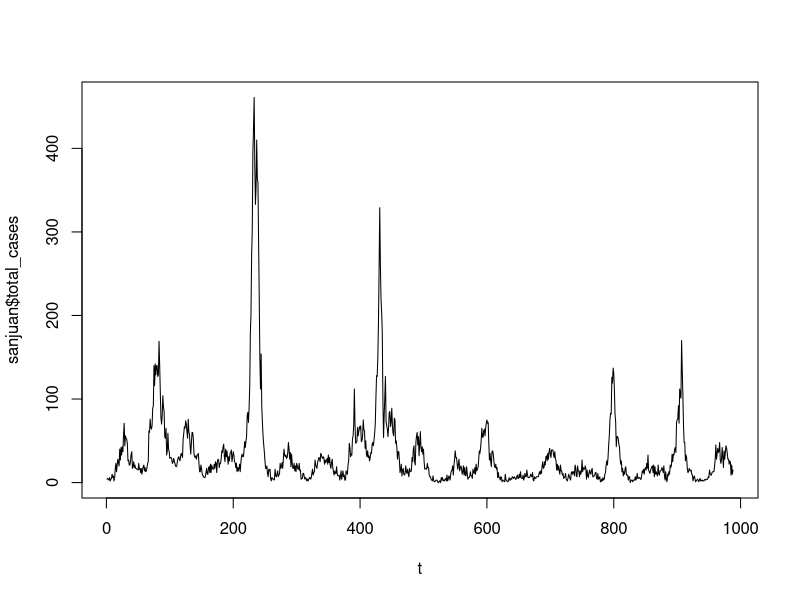
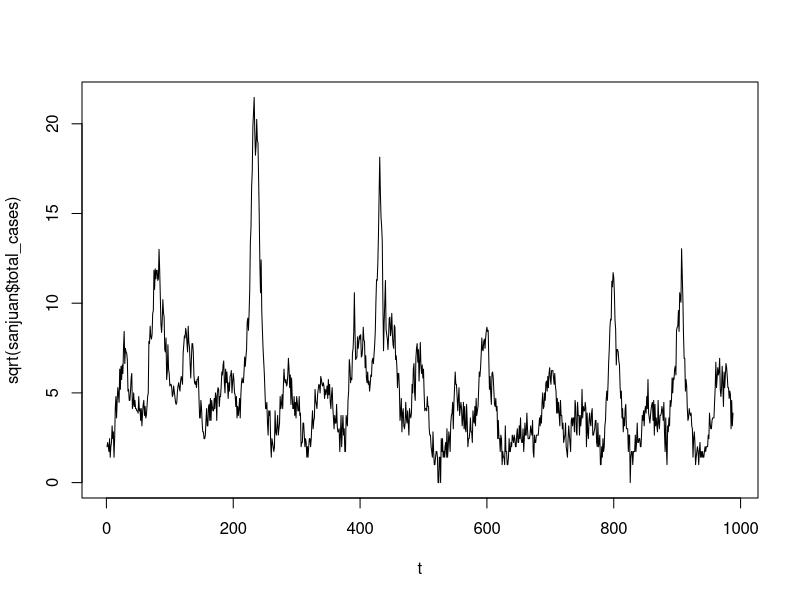
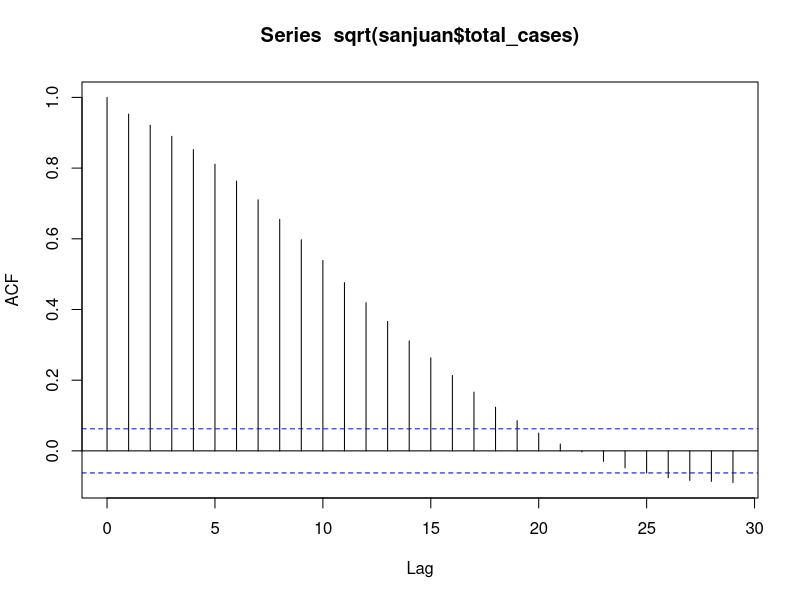
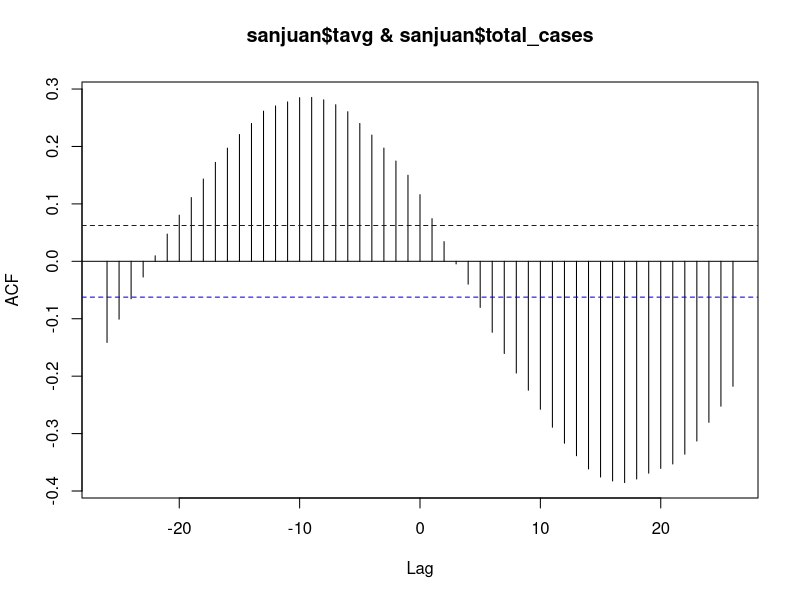

The R source for these figures, in order:
## ---- chunk 1
knitr::opts_chunk$set(echo = TRUE)
set.seed(1234)
## ---- chunk 2
### load in the data
sanjuan<-read.csv(file="../data/combined_sanjuan_new.csv")
names(sanjuan)
summary(sanjuan)
## ---- chunk 3
t<-seq(1, length(sanjuan$total_cases))

plot(t, sanjuan$total_cases, type="l")
## ---- chunk 4
t<-seq(1, length(sanjuan$total_cases))

plot(t, sqrt(sanjuan$total_cases), type="l")
## ---- chunk 5
## ACF plot here
acf(sqrt(sanjuan$total_cases))
## ---- chunk 6
n<-max(t)
YX <- data.frame(sqrty=sqrt(sanjuan$total_cases)[2:n],
                 sqrty.m1=sqrt(sanjuan$total_cases)[1:(n-1)],
                 t=t[2:n],
                 sin1=sin((2:n)*2*pi/52),
                 cos1=cos((2:n)*2*pi/52),
                 season=sanjuan$season[2:n],
                 w=sanjuan$season_week[2:n],
                 lpop.m1=log(sanjuan$adjpop+1)[1:(n-1)],
                 lp.m1=log(sanjuan$prec+1)[1:(n-1)],
                 tavg.m1=sanjuan$tavg[1:(n-1)],
                 ndvi45.m1=sanjuan$NDVI.18.45.66.14.[1:(n-1)],
                 ndvi50.m1=sanjuan$NDVI.18.50..66.14.[1:(n-1)],
                 nino12.m1=sanjuan$nino12[1:(n-1)],
                 soi.m1=sanjuan$soi[1:(n-1)])
## ---- chunk 7
ccf(sanjuan$tavg, sanjuan$total_cases)
